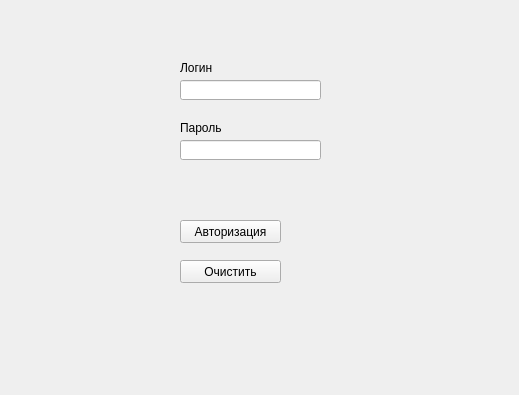
<?xml version="1.0" encoding="UTF-8"?>
<ui version="4.0">
 <class>Form</class>
 <widget class="QWidget" name="Form">
  <property name="geometry">
   <rect>
    <x>0</x>
    <y>0</y>
    <width>519</width>
    <height>395</height>
   </rect>
  </property>
  <property name="windowTitle">
   <string>Form</string>
  </property>
  <widget class="QPushButton" name="push">
   <property name="geometry">
    <rect>
     <x>180</x>
     <y>220</y>
     <width>101</width>
     <height>23</height>
    </rect>
   </property>
   <property name="text">
    <string>Авторизация</string>
   </property>
  </widget>
  <widget class="QPushButton" name="push2">
   <property name="geometry">
    <rect>
     <x>180</x>
     <y>260</y>
     <width>101</width>
     <height>23</height>
    </rect>
   </property>
   <property name="text">
    <string>Очистить</string>
   </property>
  </widget>
  <widget class="QLineEdit" name="line">
   <property name="geometry">
    <rect>
     <x>180</x>
     <y>80</y>
     <width>141</width>
     <height>20</height>
    </rect>
   </property>
  </widget>
  <widget class="QLineEdit" name="line2">
   <property name="geometry">
    <rect>
     <x>180</x>
     <y>140</y>
     <width>141</width>
     <height>20</height>
    </rect>
   </property>
  </widget>
  <widget class="QLabel" name="label">
   <property name="geometry">
    <rect>
     <x>180</x>
     <y>60</y>
     <width>121</width>
     <height>16</height>
    </rect>
   </property>
   <property name="text">
    <string>Логин</string>
   </property>
  </widget>
  <widget class="QLabel" name="label2">
   <property name="geometry">
    <rect>
     <x>180</x>
     <y>120</y>
     <width>121</width>
     <height>16</height>
    </rect>
   </property>
   <property name="text">
    <string>Пароль</string>
   </property>
  </widget>
 </widget>
 <resources/>
 <connections/>
</ui>
